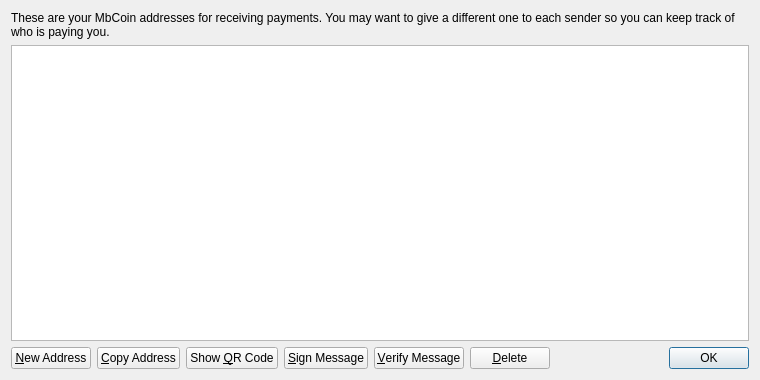
<?xml version="1.0" encoding="UTF-8"?>
<ui version="4.0">
 <class>AddressBookPage</class>
 <widget class="QWidget" name="AddressBookPage">
  <property name="geometry">
   <rect>
    <x>0</x>
    <y>0</y>
    <width>760</width>
    <height>380</height>
   </rect>
  </property>
  <property name="windowTitle">
   <string>Address Book</string>
  </property>
  <layout class="QVBoxLayout" name="verticalLayout">
   <item>
    <widget class="QLabel" name="labelExplanation">
     <property name="text">
      <string>These are your MbCoin addresses for receiving payments. You may want to give a different one to each sender so you can keep track of who is paying you.</string>
     </property>
     <property name="textFormat">
      <enum>Qt::PlainText</enum>
     </property>
     <property name="wordWrap">
      <bool>true</bool>
     </property>
    </widget>
   </item>
   <item>
    <widget class="QTableView" name="tableView">
     <property name="contextMenuPolicy">
      <enum>Qt::CustomContextMenu</enum>
     </property>
     <property name="toolTip">
      <string>Double-click to edit address or label</string>
     </property>
     <property name="tabKeyNavigation">
      <bool>false</bool>
     </property>
     <property name="alternatingRowColors">
      <bool>true</bool>
     </property>
     <property name="selectionMode">
      <enum>QAbstractItemView::SingleSelection</enum>
     </property>
     <property name="selectionBehavior">
      <enum>QAbstractItemView::SelectRows</enum>
     </property>
     <property name="sortingEnabled">
      <bool>true</bool>
     </property>
     <attribute name="verticalHeaderVisible">
      <bool>false</bool>
     </attribute>
    </widget>
   </item>
   <item>
    <layout class="QHBoxLayout" name="horizontalLayout">
     <item>
      <widget class="QPushButton" name="newAddressButton">
       <property name="toolTip">
        <string>Create a new address</string>
       </property>
       <property name="text">
        <string>&amp;New Address</string>
       </property>
       <property name="icon">
        <iconset resource="../bitcoin.qrc">
         <normaloff>:/icons/add</normaloff>:/icons/add</iconset>
       </property>
      </widget>
     </item>
     <item>
      <widget class="QPushButton" name="copyToClipboard">
       <property name="toolTip">
        <string>Copy the currently selected address to the system clipboard</string>
       </property>
       <property name="text">
        <string>&amp;Copy Address</string>
       </property>
       <property name="icon">
        <iconset resource="../bitcoin.qrc">
         <normaloff>:/icons/editcopy</normaloff>:/icons/editcopy</iconset>
       </property>
      </widget>
     </item>
     <item>
      <widget class="QPushButton" name="showQRCode">
       <property name="text">
        <string>Show &amp;QR Code</string>
       </property>
       <property name="icon">
        <iconset resource="../bitcoin.qrc">
         <normaloff>:/icons/qrcode</normaloff>:/icons/qrcode</iconset>
       </property>
      </widget>
     </item>
     <item>
      <widget class="QPushButton" name="signMessage">
       <property name="toolTip">
        <string>Sign a message to prove you own a Bitcoin address</string>
       </property>
       <property name="text">
        <string>&amp;Sign Message</string>
       </property>
       <property name="icon">
        <iconset resource="../bitcoin.qrc">
         <normaloff>:/icons/edit</normaloff>:/icons/edit</iconset>
       </property>
      </widget>
     </item>
     <item>
      <widget class="QPushButton" name="verifyMessage">
       <property name="toolTip">
        <string>Verify a message to ensure it was signed with a specified Bitcoin address</string>
       </property>
       <property name="text">
        <string>&amp;Verify Message</string>
       </property>
       <property name="icon">
        <iconset resource="../bitcoin.qrc">
         <normaloff>:/icons/transaction_0</normaloff>:/icons/transaction_0</iconset>
       </property>
      </widget>
     </item>
     <item>
      <widget class="QPushButton" name="deleteButton">
       <property name="toolTip">
        <string>Delete the currently selected address from the list. Only sending addresses can be deleted.</string>
       </property>
       <property name="text">
        <string>&amp;Delete</string>
       </property>
       <property name="icon">
        <iconset resource="../bitcoin.qrc">
         <normaloff>:/icons/remove</normaloff>:/icons/remove</iconset>
       </property>
      </widget>
     </item>
     <item>
      <spacer name="horizontalSpacer">
       <property name="orientation">
        <enum>Qt::Horizontal</enum>
       </property>
       <property name="sizeHint" stdset="0">
        <size>
         <width>40</width>
         <height>20</height>
        </size>
       </property>
      </spacer>
     </item>
     <item>
      <widget class="QDialogButtonBox" name="buttonBox">
       <property name="sizePolicy">
        <sizepolicy hsizetype="Maximum" vsizetype="Fixed">
         <horstretch>0</horstretch>
         <verstretch>0</verstretch>
        </sizepolicy>
       </property>
       <property name="standardButtons">
        <set>QDialogButtonBox::Ok</set>
       </property>
      </widget>
     </item>
    </layout>
   </item>
  </layout>
 </widget>
 <resources>
  <include location="../bitcoin.qrc"/>
 </resources>
 <connections/>
</ui>
